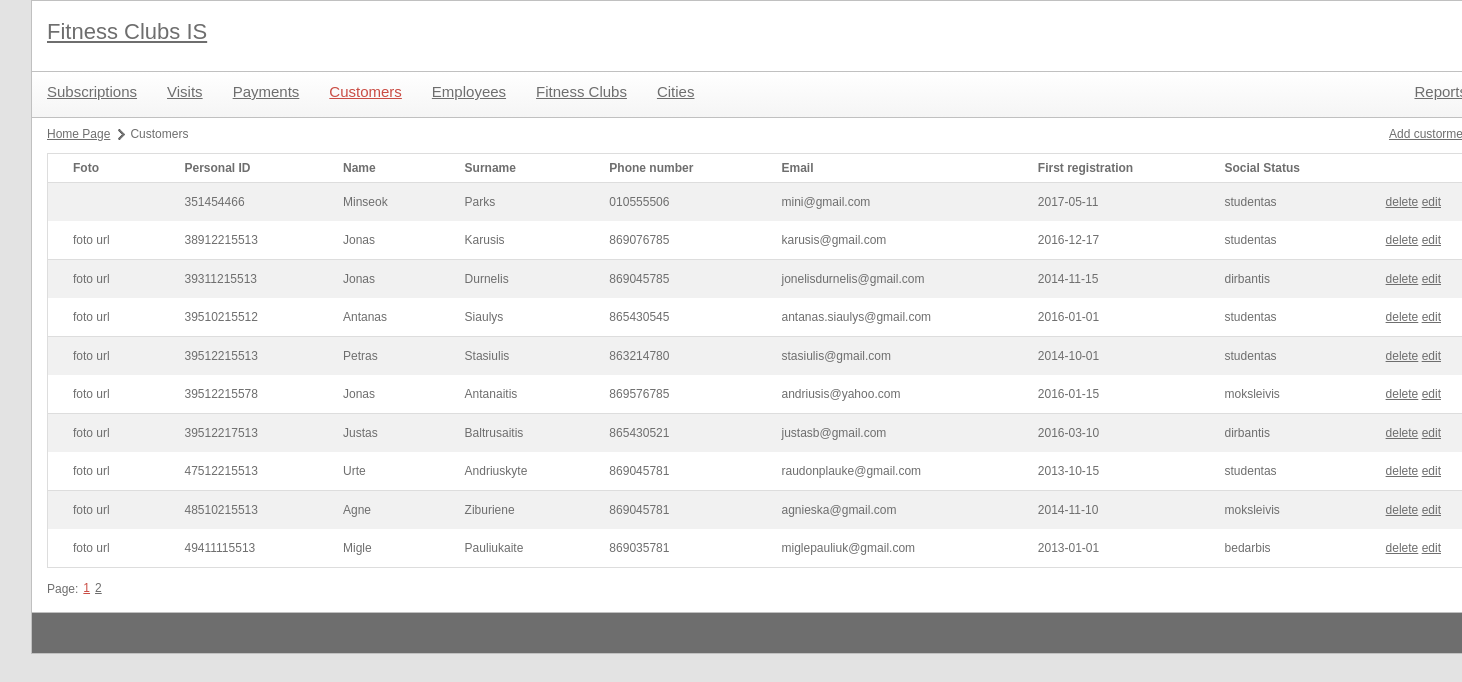
/index.php?module=customers, run on the app's committed database.
### tables this page shows
CREATE TABLE `CUSTOMER` (
  `personal_id` bigint(11) NOT NULL,
  `name` varchar(20) NOT NULL,
  `surname` varchar(20) NOT NULL,
  `phone_number` varchar(20) NOT NULL,
  `email` varchar(30) NOT NULL,
  `foto` varchar(255) NOT NULL,
  `first_registration` date NOT NULL,
  `social_status` int(11) NOT NULL
);

CREATE TABLE `social_statuses` (
  `id_social_status` int(11) NOT NULL,
  `name` char(11) NOT NULL
);

### utils/mysql.class.php (called while the page is built, shortened)
<?php
class mysql {
    protected static $connection;
    public static function connect() {
		if(!isset(self::$connection)) {
            self::$connection = new mysqli(config::DB_SERVER, config::DB_USERNAME, config::DB_PASSWORD, config::DB_NAME);
        }
        return self::$connection;
    }
    public static function query($query) {
        $connection = mysql::connect();
        $result = $connection->query($query);
        return $result;
    }
    public static function select($query) {
        $rows = array();
        $result = mysql::query($query);
        while ($row = $result->fetch_assoc()) {
            $rows[] = $row;
        }
        return $rows;
    }
	public static function escape($field) {
		$connection =  mysql::connect();
		return mysqli_real_escape_string($connection, $field);
	}
}

### utils/paging.class.php (called while the page is built, shortened)
<?php
class paging {
	public $size;
	public function __construct($rowsPerPage) {
		$this->size = $rowsPerPage;
	}
	public function process($total, $currentPage) {
		$this->first = ($currentPage - 1) * $this->size;
	}
}
?>

### libraries/customers.class.php (called while the page is built, shortened)
<?php
class customers {
	public function getCustomersList($limit = null, $offset = null) {
		$limitOffsetString = "";
		if(isset($limit)) {
			$limitOffsetString .= " LIMIT {$limit}";
		}
		if(isset($offset)) {
			$limitOffsetString .= " OFFSET {$offset}";
		}
		$query = "  SELECT `CUSTOMER`.`personal_id`,
						   `CUSTOMER`.`name`,
						   `CUSTOMER`.`surname`,
						   `CUSTOMER`.`phone_number`,
						   `CUSTOMER`.`email`,
							 `CUSTOMER`.`foto`,
						   `CUSTOMER`.`first_registration`,
						   `social_statuses`.`name` AS `social_status`
					FROM `CUSTOMER`
						LEFT JOIN `social_statuses`
							ON `CUSTOMER`.`social_status`=`social_statuses`.`id_social_status`" . $limitOffsetString;
		$data = mysql::select($query);
		return $data;
	}
}

### controls/customers_list.php (the view, shortened to what this page needs)
<?php
	include 'libraries/customers.class.php';
	$customersObj = new customers();
	include 'utils/paging.class.php';
	$paging = new paging(NUMBER_OF_ROWS_IN_PAGE);
?>
<ul id="pagePath">
	<li><a href="index.php">Home Page</a></li>
	<li>Customers</li>
</ul>
<div id="actions">
	<a href='index.php?module=<?php echo $module; ?>&action=new'>Add custormer</a>
</div>
<table>
	<tr>
		<th>Foto</th>
		<th>Personal ID</th>
		<th>Name</th>
		<th>Surname</th>
		<th>Phone number</th>
		<th>Email</th>
		<th>First registration</th>
		<th>Social Status</th>
		<th></th>
	</tr>
	<?php
		$elementCount = $customersObj->getCustomersListCount();
		$paging->process($elementCount, $pageId);
		$data = $customersObj->getCustomersList($paging->size, $paging->first);
		foreach($data as $key => $val) {
			echo
				"<tr>"
					. "<td>{$val['foto']}</td>"
					. "<td>{$val['personal_id']}</td>"
					. "<td>{$val['name']}</td>"
					. "<td>{$val['surname']}</td>"
					. "<td>{$val['phone_number']}</td>"
					. "<td>{$val['email']}</td>"
					. "<td>{$val['first_registration']}</td>"
					. "<td>{$val['social_status']}</td>"
					. "<td>"
						. "<a href='#' onclick='showConfirmDialog(\"{$module}\", \"{$val['personal_id']}\"); return false;' title=''>delete</a>&nbsp;"
						. "<a href='index.php?module={$module}&id={$val['personal_id']}' title=''>edit</a>"
					. "</td>"
				. "</tr>";
		}
	?>
</table>
<?php
	include 'controls/paging.php';
?>

### style/main.css (style rules this page uses)
body { color: #6e6e6e; font-family: Verdana, Geneva, sans-serif; font-size: 12px; background-color: #e3e3e3; width: 1400px; margin: 0px auto; }
a { color: #6e6e6e; }
#contentMain table { margin-top: 3px; width: 100%; border-collapse: collapse; border-top: 1px solid #ddd; border-right: 1px solid #ddd; border-left: 1px solid #ddd; }
#contentMain table th { text-align: left; padding: 8px 25px; font-weight: bold; }
#contentMain table th:last-child { width: 40px; }
#contentMain table th:first-child { border-top-left-radius: 5px; moz-border-top-left-radius: 5px; }
#contentMain table th:last-child { border-top-right-radius: 5px; moz-border-top-right-radius: 5px; }
#contentMain table tr:nth-child(even) { background-color: #f1f1f1; }
#contentMain table td { padding: 8px 25px; text-align: center; line-height: 22px; text-align: left; }
#contentMain table tr:last-child td:first-child { border-bottom-left-radius: 5px; moz-border-bottom-left-radius: 5px; }
#contentMain table tr:last-child td:last-child { border-bottom-right-radius: 5px; moz-border-bottom-right-radius: 5px; }
#contentMain table tr:nth-child(odd) { background-color: #fff; border-bottom: 1px solid #ddd; }
#contentMain #pagePath { margin: 10px 0px 10px 0px; display: block; float: left; }
#contentMain #pagePath li { float: left; display: block; margin-right: 5px; background: url(images/page-path-separator.png) center right no-repeat; padding-right: 15px; }
#contentMain #pagePath li:last-child { background: none; }
#contentMain #actions { float: right; margin: 10px 0px 0px 0px; }

### data on the page
customer: personal_id "351454466", name "Minseok", surname "Parks", phone_number "010555506", email "mini@gmail.com", first_registration "2017-05-11", social_status.name "studentas"
customer: foto "foto url", personal_id "38912215513", name "Jonas", surname "Karusis", phone_number "869076785", email "karusis@gmail.com", first_registration "2016-12-17", social_status.name "studentas"
customer: foto "foto url", personal_id "39311215513", name "Jonas", surname "Durnelis", phone_number "869045785", email "jonelisdurnelis@gmail.com", first_registration "2014-11-15", social_status.name "dirbantis"
customer: foto "foto url", personal_id "39510215512", name "Antanas", surname "Siaulys", phone_number "865430545", email "antanas.siaulys@gmail.com", first_registration "2016-01-01", social_status.name "studentas"
customer: foto "foto url", personal_id "39512215513", name "Petras", surname "Stasiulis", phone_number "863214780", email "stasiulis@gmail.com", first_registration "2014-10-01", social_status.name "studentas"
customer: foto "foto url", personal_id "39512215578", name "Jonas", surname "Antanaitis", phone_number "869576785", email "andriusis@yahoo.com", first_registration "2016-01-15", social_status.name "moksleivis"
customer: foto "foto url", personal_id "39512217513", name "Justas", surname "Baltrusaitis", phone_number "865430521", email "justasb@gmail.com", first_registration "2016-03-10", social_status.name "dirbantis"
customer: foto "foto url", personal_id "47512215513", name "Urte", surname "Andriuskyte", phone_number "869045781", email "raudonplauke@gmail.com", first_registration "2013-10-15", social_status.name "studentas"
customer: foto "foto url", personal_id "48510215513", name "Agne", surname "Ziburiene", phone_number "869045781", email "agnieska@gmail.com", first_registration "2014-11-10", social_status.name "moksleivis"
customer: foto "foto url", personal_id "49411115513", name "Migle", surname "Pauliukaite", phone_number "869035781", email "miglepauliuk@gmail.com", first_registration "2013-01-01", social_status.name "bedarbis"

### other printed values
$value['page'] "1"
$value['page'] "2"
